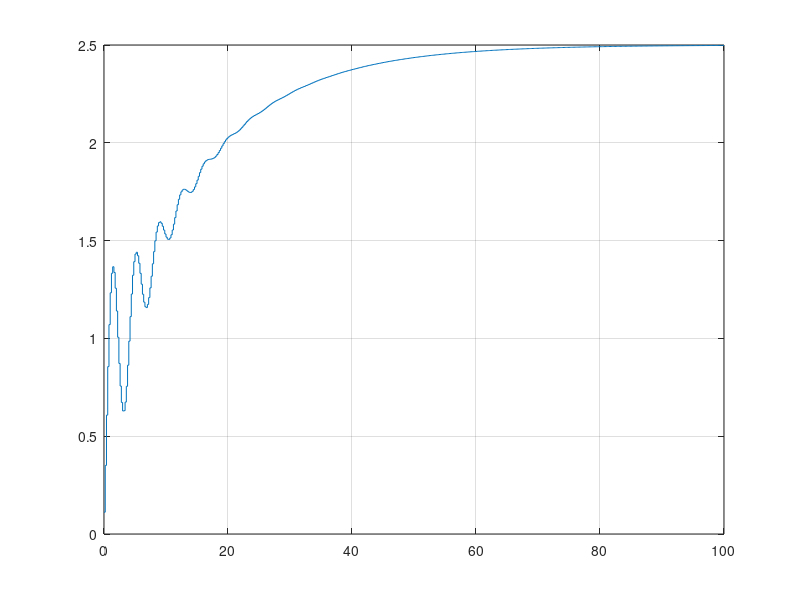
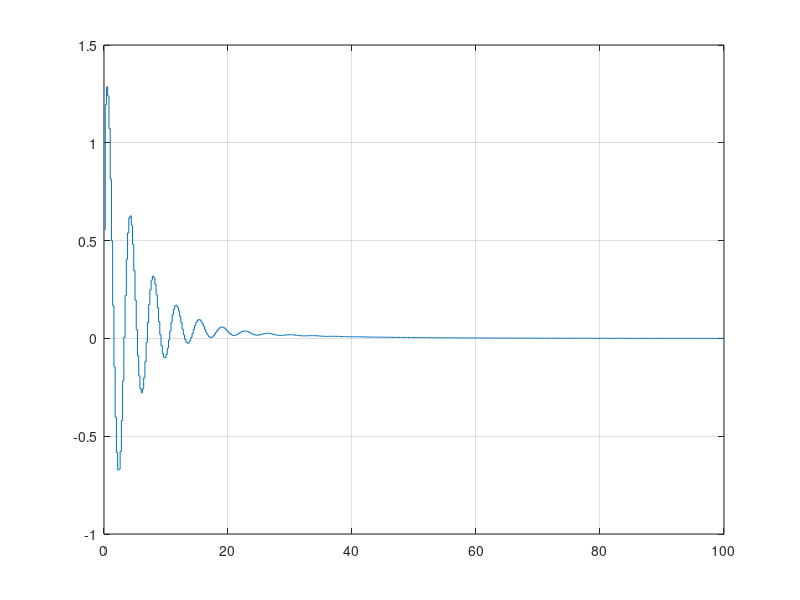
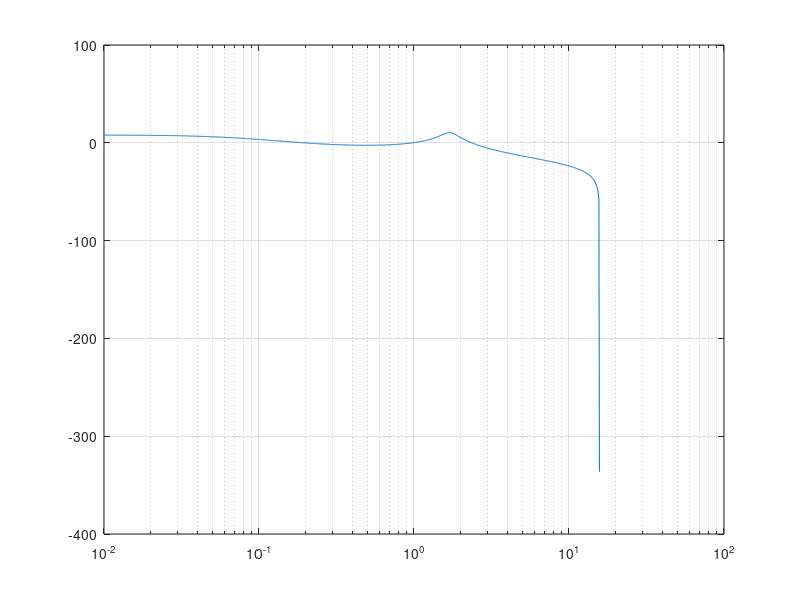
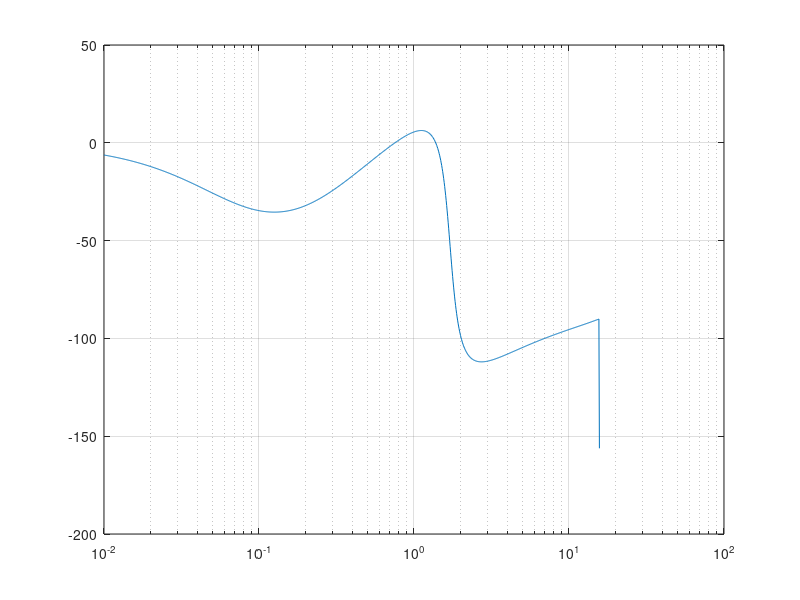

Reproduce these figures in MATLAB, in order.
A = [[-0.5, -3, -0.2]; [1, 0, 0];[0,1,0]];

%[ [-0.5, -3, -0.2], [1,  0, 0],[0,1,0] ]
%[ [1], [0],[0] ]
%[ [1, 2, 0.5] ]

B = [[1];[0];[0]];

C =  [[1, 2, 0.5]];

D = [[0]];

Gs = ss(A,B,C,D)
Gs = c2d(Gs, 0.2, 'tustin');

[Step_y, Step_t] = step(Gs, 100);
[Impulse_y, Impulse_t] = impulse(Gs, 100);
[MagB, PhaB, FreqB] = bode(Gs);
[GM, GP, Wg, Wp] = margin(Gs);
[Re,Img,FreqN] = nyquist(Gs);
[r, k] = rlocus(Gs);
[MagN, PhaN, WN] = nichols(Gs);


GM = mag2db(GM);
MagB = mag2db(MagB);
MagN = mag2db(MagN);

figure(1)
stairs(Step_t, Step_y)
grid()

figure(2)
stairs(Impulse_t, Impulse_y)
grid()

figure(3)
semilogx(FreqB, squeeze(MagB))
grid()

figure(4)
semilogx(FreqB, squeeze(PhaB))
grid()

figure(5)
plot(squeeze(Re), squeeze(Img),squeeze(Re), squeeze(-Img))
grid()

figure(6)
index = size(r);
for i=1:index(1)
    plot(real(r(i,:)), imag(r(i,:)))
    hold on
end
grid()
hold off

figure(7)
plot(squeeze(PhaN), squeeze(MagN))
grid()

set = 'S2D';
save(strcat(set,'Step'),'Step_t','Step_y')
save(strcat(set,'Imp'),'Impulse_y','Impulse_t')
save(strcat(set,'Bode'),'MagB','PhaB','FreqB')
save(strcat(set,'Margin'),'GM','GP','Wg','Wp')
save(strcat(set,'Nyquist'),'Re','Img','FreqN')
save(strcat(set,'Rlocus'),'r','k')
save(strcat(set,'Nichols'),'MagN','PhaN','WN')